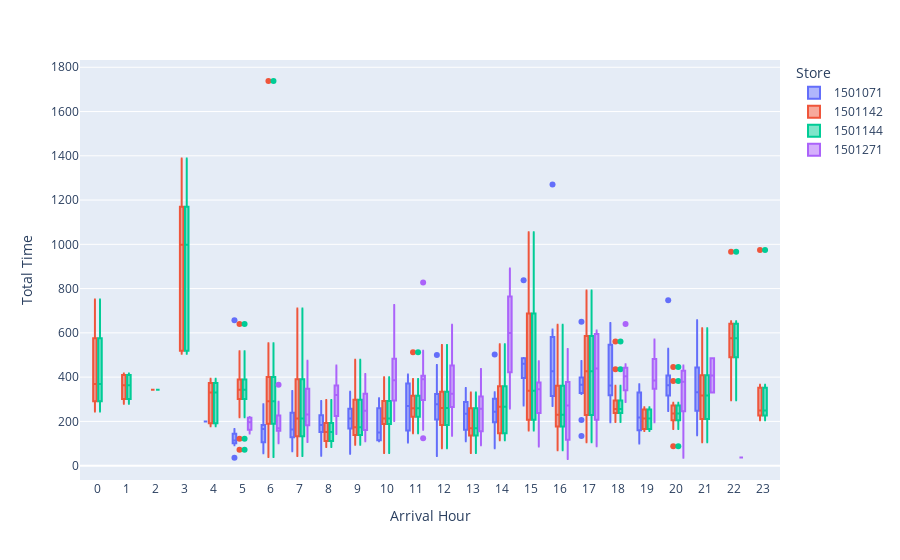

The cell this chart's notebook holds for it:
### Markdown cell above
**Box graph on _pickup time_ overtime**

1. From the box plot above, we can observe several long boxes for the green, red, and purple stores. For example, the green and red stores have long boxes at 0 am, 3 am, 3 pm, 6 pm, and 10 pm. Notably, at 10 pm, a few orders took significantly longer (over 300 seconds) to pick up. For the purple store, long boxes are visible throughout most of the day, indicating unstable service at this location. When combined with the histogram that reveals the purple store has the fewest orders, it appears that this store has considerable room for improving service stability.

2. Regarding the blue store, it generally provides a stable service (compact boxes) for pickups before 4 pm. After 4 pm, despite having fewer orders compared to the busy morning hours, there is a much larger variance in pickup times. One possible explanation for this is that preparing dinner takes longer due to the variation in orders.

### Code cell
# box graph on pickup time overtime
fig = px.box(df, x='Arrival Hour', y='Total Time', color='Store')
fig.update_layout(xaxis={'dtick': 'M1'})
fig.show()

### Figure 1 — Plotly figure (JSON) as saved in the notebook; plotly's stock layout.template omitted (floating-point values rounded to 4 significant figures; data arrays with more than 128 entries replaced by an {"elided": "..."} marker saying what was removed)
{"data": [{"alignmentgroup": "True", "hovertemplate": "Store=1501071<br>Arrival Hour=%{x}<br>Total Time=%{y}<extra></extra>", "legendgroup": "1501071", "marker": {"color": "#636efa"}, "name": "1501071", "notched": false, "offsetgroup": "1501071", "orientation": "v", "showlegend": true, "type": "box", "x": {"elided": "342 int values"}, "x0": " ", "xaxis": "x", "y": {"elided": "342 int values"}, "y0": " ", "yaxis": "y"}, {"alignmentgroup": "True", "hovertemplate": "Store=1501142<br>Arrival Hour=%{x}<br>Total Time=%{y}<extra></extra>", "legendgroup": "1501142", "marker": {"color": "#EF553B"}, "name": "1501142", "notched": false, "offsetgroup": "1501142", "orientation": "v", "showlegend": true, "type": "box", "x": {"elided": "386 int values"}, "x0": " ", "xaxis": "x", "y": {"elided": "386 int values"}, "y0": " ", "yaxis": "y"}, {"alignmentgroup": "True", "hovertemplate": "Store=1501144<br>Arrival Hour=%{x}<br>Total Time=%{y}<extra></extra>", "legendgroup": "1501144", "marker": {"color": "#00cc96"}, "name": "1501144", "notched": false, "offsetgroup": "1501144", "orientation": "v", "showlegend": true, "type": "box", "x": {"elided": "386 int values"}, "x0": " ", "xaxis": "x", "y": {"elided": "386 int values"}, "y0": " ", "yaxis": "y"}, {"alignmentgroup": "True", "hovertemplate": "Store=1501271<br>Arrival Hour=%{x}<br>Total Time=%{y}<extra></extra>", "legendgroup": "1501271", "marker": {"color": "#ab63fa"}, "name": "1501271", "notched": false, "offsetgroup": "1501271", "orientation": "v", "showlegend": true, "type": "box", "x": {"elided": "215 int values"}, "x0": " ", "xaxis": "x", "y": {"elided": "215 int values"}, "y0": " ", "yaxis": "y"}], "layout": {"autosize": true, "boxmode": "group", "legend": {"title": {"text": "Store"}, "tracegroupgap": 0}, "margin": {"t": 60}, "xaxis": {"anchor": "y", "autorange": true, "domain": [0, 1], "dtick": "M1", "range": [-0.59, 23.59], "title": {"text": "Arrival Hour"}, "type": "linear"}, "yaxis": {"anchor": "x", "autorange": true, "domain": [0, 1], "range": [-64.89, 1833.0], "title": {"text": "Total Time"}, "type": "linear"}}}
